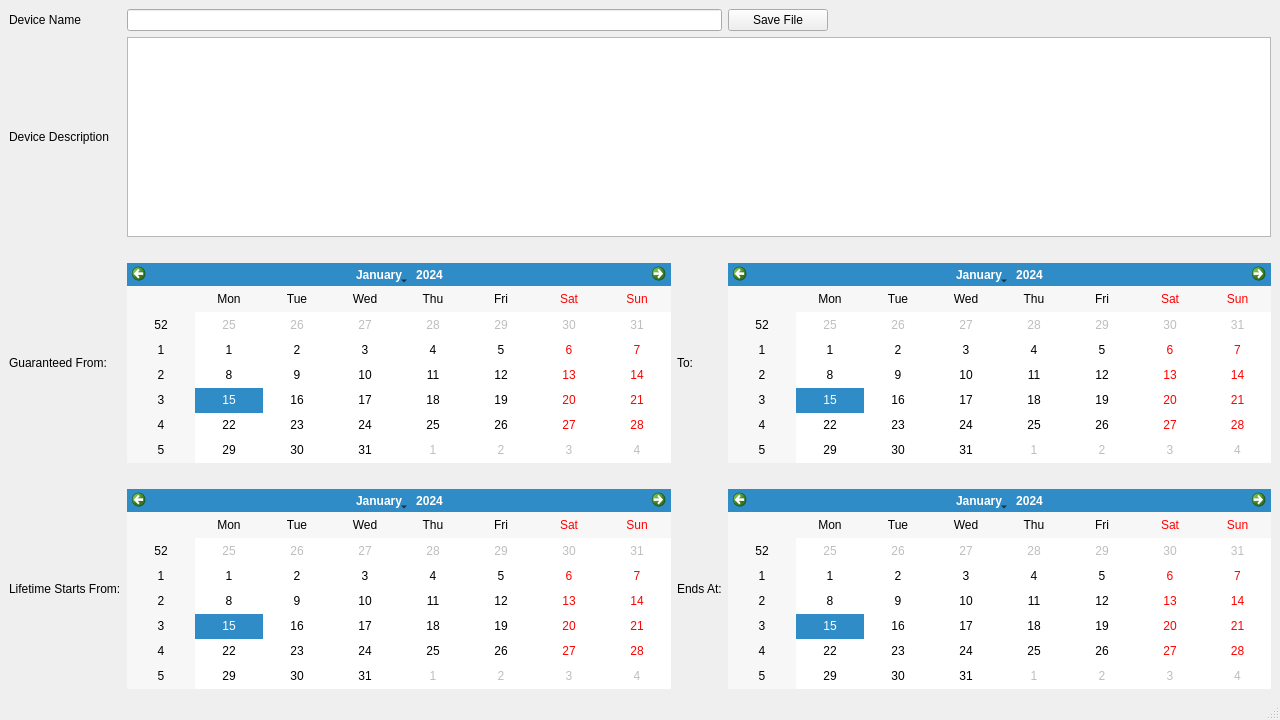
<?xml version="1.0" encoding="UTF-8"?>
<ui version="4.0">
 <class>MainWindow</class>
 <widget class="QMainWindow" name="MainWindow">
  <property name="geometry">
   <rect>
    <x>0</x>
    <y>0</y>
    <width>1280</width>
    <height>720</height>
   </rect>
  </property>
  <property name="windowTitle">
   <string>Admin Tool</string>
  </property>
  <widget class="QWidget" name="centralwidget">
   <layout class="QGridLayout" name="gridLayout">
    <item row="5" column="1">
     <widget class="QCalendarWidget" name="lifetimeStart"/>
    </item>
    <item row="5" column="2">
     <widget class="QLabel" name="label_6">
      <property name="text">
       <string>Ends At:</string>
      </property>
     </widget>
    </item>
    <item row="5" column="3">
     <widget class="QCalendarWidget" name="lifetimeEnd"/>
    </item>
    <item row="1" column="0">
     <widget class="QLabel" name="label_2">
      <property name="text">
       <string>Device Description</string>
      </property>
     </widget>
    </item>
    <item row="1" column="1" colspan="3">
     <widget class="QPlainTextEdit" name="deviceDescTE"/>
    </item>
    <item row="4" column="1">
     <spacer name="horizontalSpacer_2">
      <property name="orientation">
       <enum>Qt::Horizontal</enum>
      </property>
      <property name="sizeHint" stdset="0">
       <size>
        <width>40</width>
        <height>20</height>
       </size>
      </property>
     </spacer>
    </item>
    <item row="3" column="3">
     <widget class="QCalendarWidget" name="guaranteeEnd"/>
    </item>
    <item row="3" column="0">
     <widget class="QLabel" name="label_3">
      <property name="text">
       <string>Guaranteed From:</string>
      </property>
     </widget>
    </item>
    <item row="3" column="1">
     <widget class="QCalendarWidget" name="guaranteeStart"/>
    </item>
    <item row="0" column="0">
     <widget class="QLabel" name="label">
      <property name="text">
       <string>Device Name</string>
      </property>
     </widget>
    </item>
    <item row="2" column="1">
     <spacer name="horizontalSpacer">
      <property name="orientation">
       <enum>Qt::Horizontal</enum>
      </property>
      <property name="sizeHint" stdset="0">
       <size>
        <width>40</width>
        <height>20</height>
       </size>
      </property>
     </spacer>
    </item>
    <item row="5" column="0">
     <widget class="QLabel" name="label_5">
      <property name="text">
       <string>Lifetime Starts From:</string>
      </property>
     </widget>
    </item>
    <item row="3" column="2">
     <widget class="QLabel" name="label_4">
      <property name="text">
       <string>To:</string>
      </property>
     </widget>
    </item>
    <item row="0" column="1" colspan="2">
     <widget class="QLineEdit" name="deviceNameLE"/>
    </item>
    <item row="0" column="3">
     <widget class="QPushButton" name="saveBTN">
      <property name="maximumSize">
       <size>
        <width>100</width>
        <height>16777215</height>
       </size>
      </property>
      <property name="text">
       <string>Save File</string>
      </property>
     </widget>
    </item>
   </layout>
  </widget>
  <widget class="QMenuBar" name="menubar">
   <property name="geometry">
    <rect>
     <x>0</x>
     <y>0</y>
     <width>1280</width>
     <height>24</height>
    </rect>
   </property>
  </widget>
  <widget class="QStatusBar" name="statusbar">
   <property name="statusTip">
    <string/>
   </property>
  </widget>
 </widget>
 <resources/>
 <connections/>
</ui>
